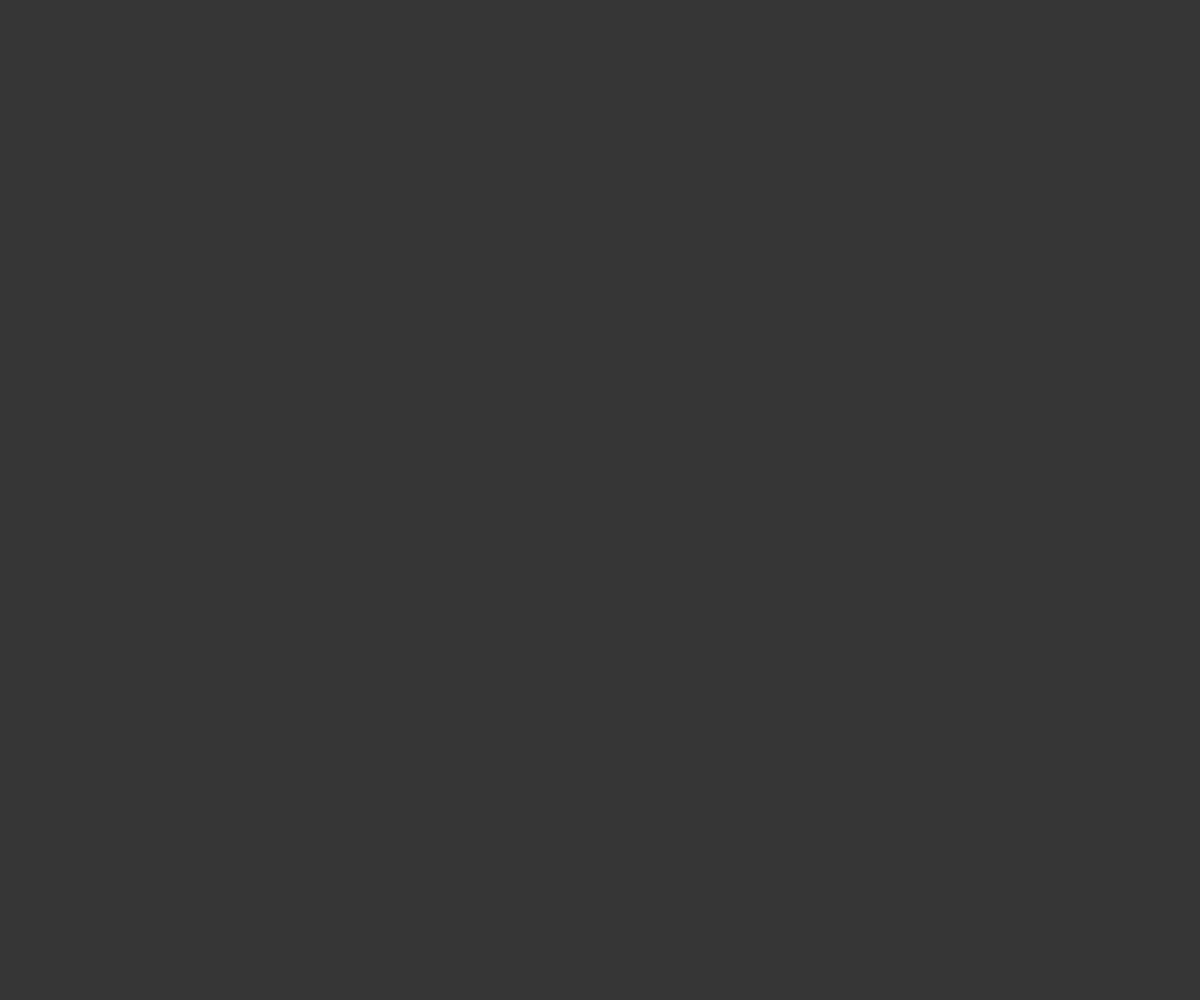
Frame 1 (no input)
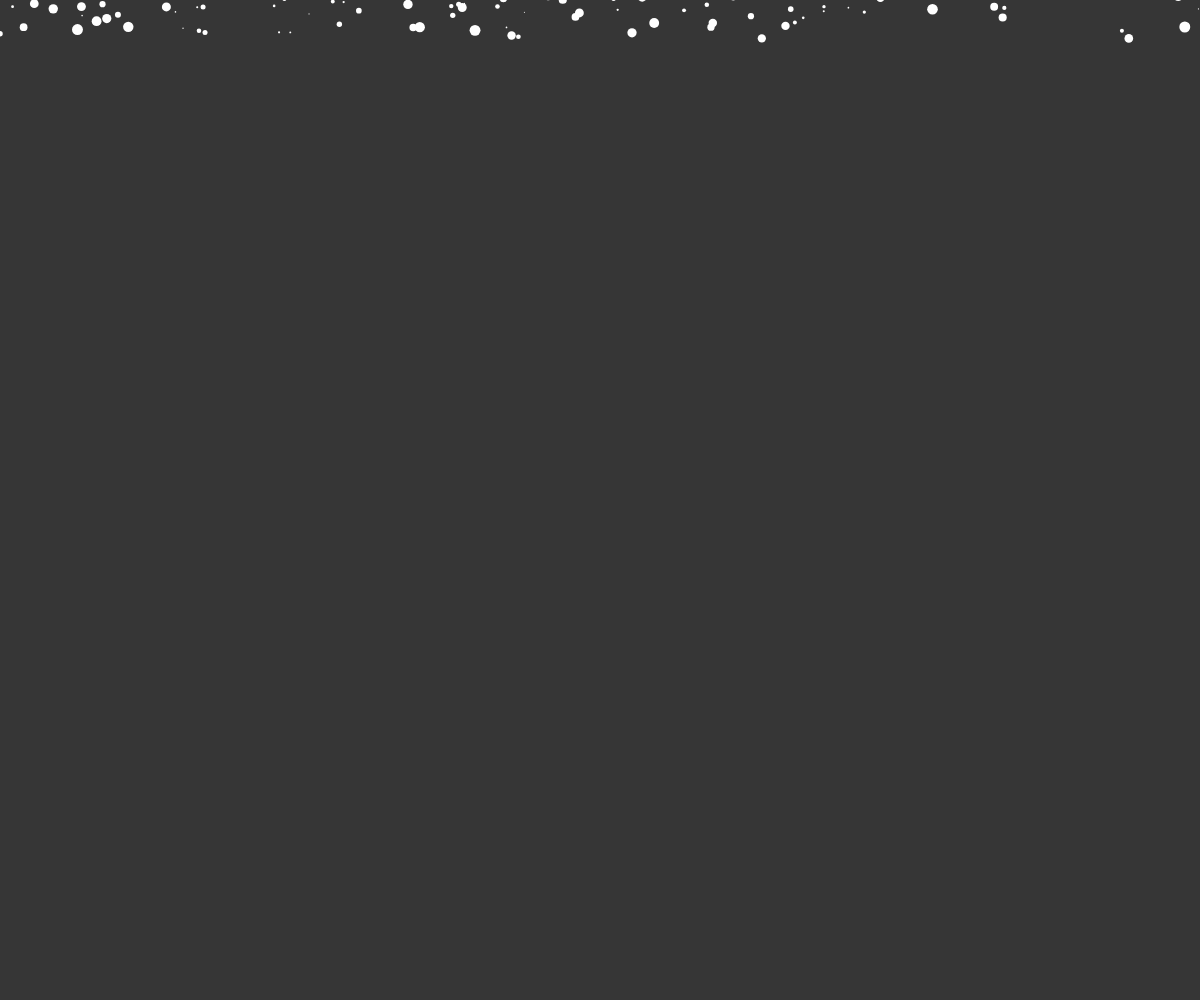
Frame 60 (no input)
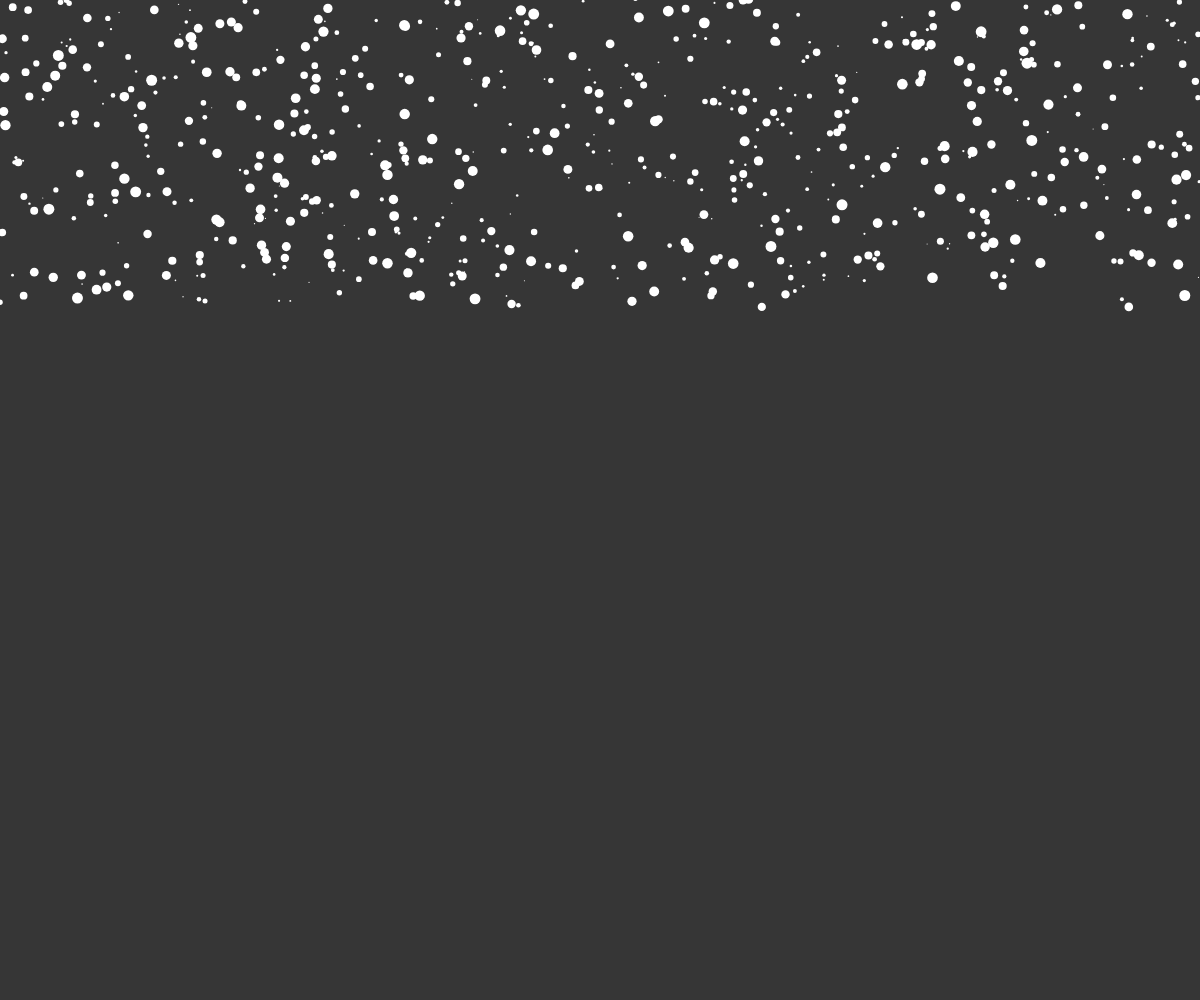
Frame 120 (the mouse pressed at the canvas centre since frame 60)

The p5.js sketch that drew these frames (run headless with seeded random() and noise() and a simulated clock; from frame 60 on, the mouse is pressed at the canvas centre):

// p5.js sketch
// ── sketch.js
var pot;
var snow = [];
var start = true;
function clack(){
	if(start){
  	start = false;
  }
  else start = true;
}
function setup(){
	createCanvas(windowWidth,windowHeight);
	pot = new Snow();
	for(d = 0;d<1000;d++){
  	snow.push(new Snow());
  }
}
function windowResized(){
	resizeCanvas(windowWidth,windowHeight);
}
function mouseClicked() {
	clack();
}
function draw(){

	background(54);

  pot.update();
  for(d=0;d<snow.length;d++){
  	snow[d].update();
  
  }
  	
}
function Snow(){
 this.x = random(width);
 this.y = random(-500,-50);
  this.z = random(0, 20);
  this.radius = map(this.z, 0, 2, 1, 2);
  this.gravity = 0.05;
 this.color = 255;
 this.velocity = 0;
 this.update = function(){
 	noStroke();
 	ellipse(this.x,this.y,this.radius);
 	this.velocity += this.gravity;
  this.y += this.velocity;
	if(start){
  
  if(this.y>height){
  	this.y = random(-600,-0);
    this.velocity = 0.1;
		this.x = random(width);    
  }
 
  }
 }
}
